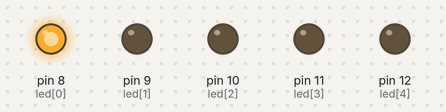
Simulated run of this sketch. Board: Arduino Uno, built with avr-gcc and run on an emulated ATmega328P. Parts: output pins drawn as LEDs (lit = HIGH).

Above: at 0.1 s.
At 4.1 s:
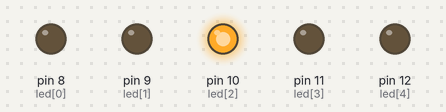
At 8.1 s:
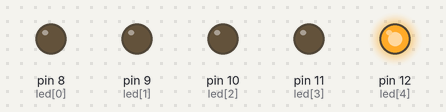
At 16.1 s:
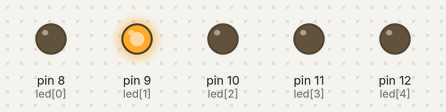
At 26.1 s:
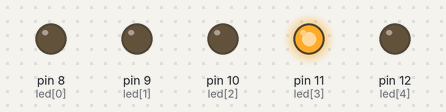
At 39.1 s:
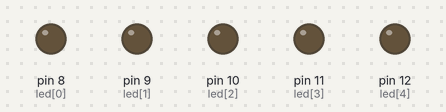
Timing chart, 0 to 40.0 s (numbered marks = the images above):
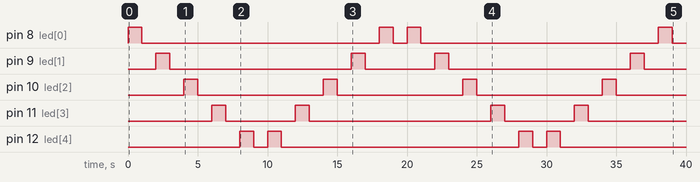

The sketch:

Array.ino
```cpp
//Array
int led[5] = {8, 9, 10, 11, 12};
void setup() {
for (int i=0; i<=4; i++) {
  pinMode(led[i], OUTPUT);
}
}

void loop() {
for(int i=0; i<=4; i++) {
  digitalWrite(led[i], HIGH);
  delay(1000);
  digitalWrite(led[i], LOW);
  delay(1000);
}
for(int i=4; i>=0; i--) {
  digitalWrite(led[i], HIGH);
  delay(1000);
  digitalWrite(led[i], LOW);
  delay(1000);
}
}
```

Measured:
- by itself, pin 8 (led[0]): LOW → HIGH at 0.00 s, → LOW 1.0 s later, → HIGH 17.0 s later, → LOW 1.0 s later, … (8 changes in this stretch)
- by itself, pin 9 (led[1]): LOW → HIGH at 2.0 s, → LOW 1.0 s later, → HIGH 13.0 s later, → LOW 1.0 s later, … (8 changes in this stretch)
- by itself, pin 10 (led[2]): alternates HIGH for 1.0 s and LOW for 9.0 s
- by itself, pin 11 (led[3]): LOW → HIGH at 6.0 s, → LOW 1.0 s later, → HIGH 5.0 s later, → LOW 1.0 s later, … (8 changes in this stretch)
- by itself, pin 12 (led[4]): LOW → HIGH at 8.0 s, → LOW 1.0 s later, → HIGH 1.0 s later, → LOW 1.0 s later, … (8 changes in this stretch)
